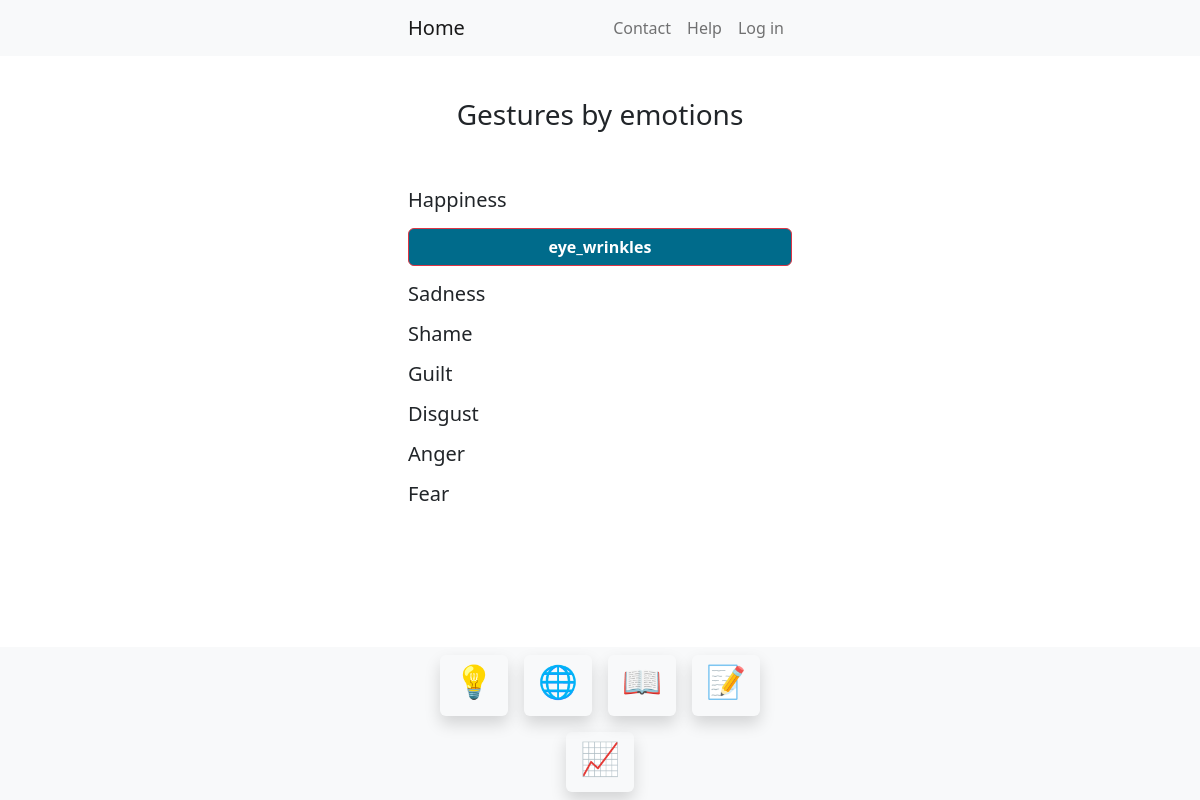
/emotions/, run on an earlier commit of the app's database.
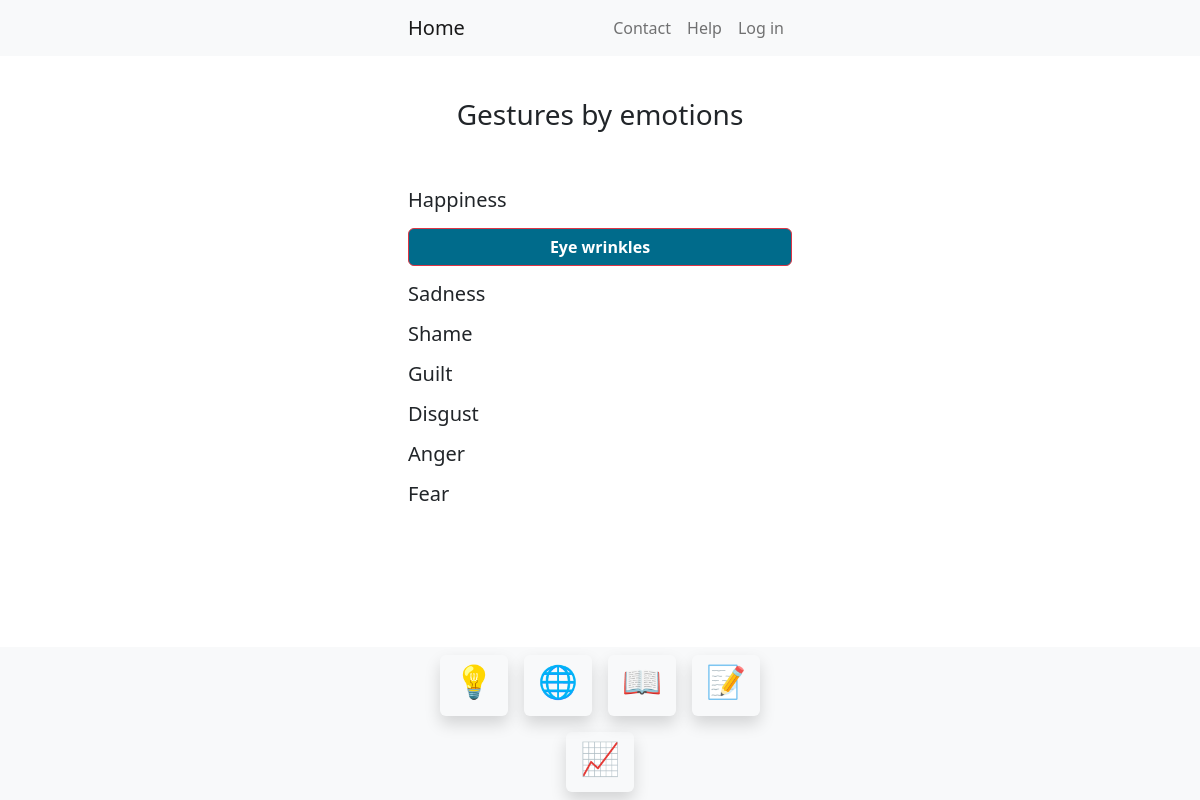
And on a later commit of the database.
### BodyLanguage/models.py (models this page shows, shortened)
class Gesture(models.Model):
    user = models.ForeignKey(User, on_delete=models.CASCADE)
    gesture = models.CharField(max_length=50)
    category = models.CharField(max_length=50)
    image = models.ImageField(upload_to="images/")
    meaning = models.ManyToManyField(Meaning)  # meaning of gesture
    context = models.ManyToManyField(Context, blank=True)  # optional context
    behaviour = models.ManyToManyField(Behaviour, blank=True)  # optional behaviour
    male = models.BooleanField()
    female = models.BooleanField()
    adult = models.BooleanField()
    child = models.BooleanField()

### BodyLanguage/views.py (the view)
# urls.py: path('emotions/', emotions, name="emotions"),
def emotions(request):
    happiness = Gesture.objects.filter(meaning__meaning="happiness").all()
    sadness = Gesture.objects.filter(meaning__meaning="sadness").all()
    shame = Gesture.objects.filter(meaning__meaning="shame").all()
    guilt = Gesture.objects.filter(meaning__meaning="quilt").all()
    disgust = Gesture.objects.filter(meaning__meaning="disgust").all()
    anger = Gesture.objects.filter(meaning__meaning="anger").all()
    fear = Gesture.objects.filter(meaning__meaning="fear").all()
    context = {"happiness": happiness, "sadness": sadness, "shame": shame, "guilt": guilt, "disgust": disgust,
               "anger": anger, "fear": fear}
    return render(request, "emotions.html", context=context)

### templates/emotions.html (shortened to what this page needs)
<!DOCTYPE html>
<html lang="en">
<head>
    <link href="https://cdn.jsdelivr.net/npm/bootstrap@5.2.0/dist/css/bootstrap.min.css" rel="stylesheet">
</head>
<body>
<nav class="row justify-content-center navbar navbar-expand-lg navbar-light bg-light fixed-top">
    <div class="container-fluid col-4">
        <div class="navbar-header">
            <a class="navbar-brand" href="{% url "index" %}">Home</a>
        </div>
        <ul class="nav navbar-nav d-flex">
            <li class="nav-item"><a class="nav-link" href="{% url "contact" %}">Contact</a></li>
            <li class="nav-item"><a class="nav-link" href="{% url "help" %}">Help</a></li>
            {% if user.is_authenticated %}
                <li class="nav-item"><a class="nav-link" href="{% url "logout" %}">Log out</a></li>
                {% else %}
                    <li class="nav-item"><a class="nav-link" href="{% url "login" %}">Log in</a></li>
            {% endif %}
        </ul>
    </div>
</nav>
<div class="row justify-content-center" id="middle">
    <div class="col-4 mb-4">
        <h3 class="my-5 text-center">Gestures by emotions</h3>
        <div class="d-grid gap-2-auto">
            <h5 class="my-2">Happiness</h5>
                <div class="d-grid gap-2-auto">
                    {% for happy in happiness %}
                        <button class="my-2 btn btn-danger text-white" style="background-color: #006b8b" onclick="toggleGesture('{{ happy.id }}')"><b>{{ happy.gesture }}</b></button>
                    {% endfor %}
                </div>
            <h5 class="my-2">Sadness</h5>
            <h5 class="my-2">Shame</h5>
            <h5 class="my-2">Guilt</h5>
            <h5 class="my-2">Disgust</h5>
            <h5 class="my-2">Anger</h5>
            <h5 class="my-2">Fear</h5>
        </div>
    </div>
</div>
<footer class="row justify-content-center bg-light fixed-bottom">
    <div class="col-4 bg-light">
        <div class="row justify-content-center">
            <a class="btn col-2 m-2 shadow" href="{% url "tips" %}"><h2>💡</h2></a>
            <a class="btn col-2 m-2 shadow" href="{% url "articles" %}"><h2>🌐</h2></a>
            <a class="btn col-2 m-2 shadow" href="{% url "categories" %}"><h2>📖</h2></a>
            <a class="btn col-2 m-2 shadow" href="{% url "quizzes" %}"><h2>📝</h2></a>
            <a class="btn col-2 m-2 shadow" href="{% url "progress" %}"><h2>📈</h2></a>
        </div>
    </div>
</footer>
</body>
</html>

### templates/emotions.html (style rules this page uses)
html { height: 100%; }
html body { height: 100%; overflow: hidden; }
#middle { position: absolute; top: 50px; bottom: 30px; right: 0; left: 0; overflow-y: auto; }

What changed in the data, as far as the page shows it:
changed Gesture: gesture "eye_wrinkles" → "Eye wrinkles"
